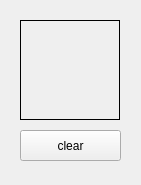
<?xml version="1.0" encoding="UTF-8"?>
<ui version="4.0">
 <class>MainWindow</class>
 <widget class="QMainWindow" name="MainWindow">
  <property name="geometry">
   <rect>
    <x>0</x>
    <y>0</y>
    <width>141</width>
    <height>185</height>
   </rect>
  </property>
  <property name="windowTitle">
   <string>MainWindow</string>
  </property>
  <widget class="QWidget" name="centralWidget">
   <widget class="QLabelMouse" name="label">
    <property name="geometry">
     <rect>
      <x>20</x>
      <y>20</y>
      <width>100</width>
      <height>100</height>
     </rect>
    </property>
    <property name="frameShape">
     <enum>QFrame::Box</enum>
    </property>
    <property name="text">
     <string/>
    </property>
   </widget>
   <widget class="QPushButton" name="pushButton">
    <property name="geometry">
     <rect>
      <x>20</x>
      <y>130</y>
      <width>101</width>
      <height>31</height>
     </rect>
    </property>
    <property name="text">
     <string>clear</string>
    </property>
   </widget>
  </widget>
 </widget>
 <layoutdefault spacing="6" margin="11"/>
 <customwidgets>
  <customwidget>
   <class>QLabelMouse</class>
   <extends>QLabel</extends>
   <header location="global">qlabelmouse.h</header>
  </customwidget>
 </customwidgets>
 <resources/>
 <connections/>
</ui>
